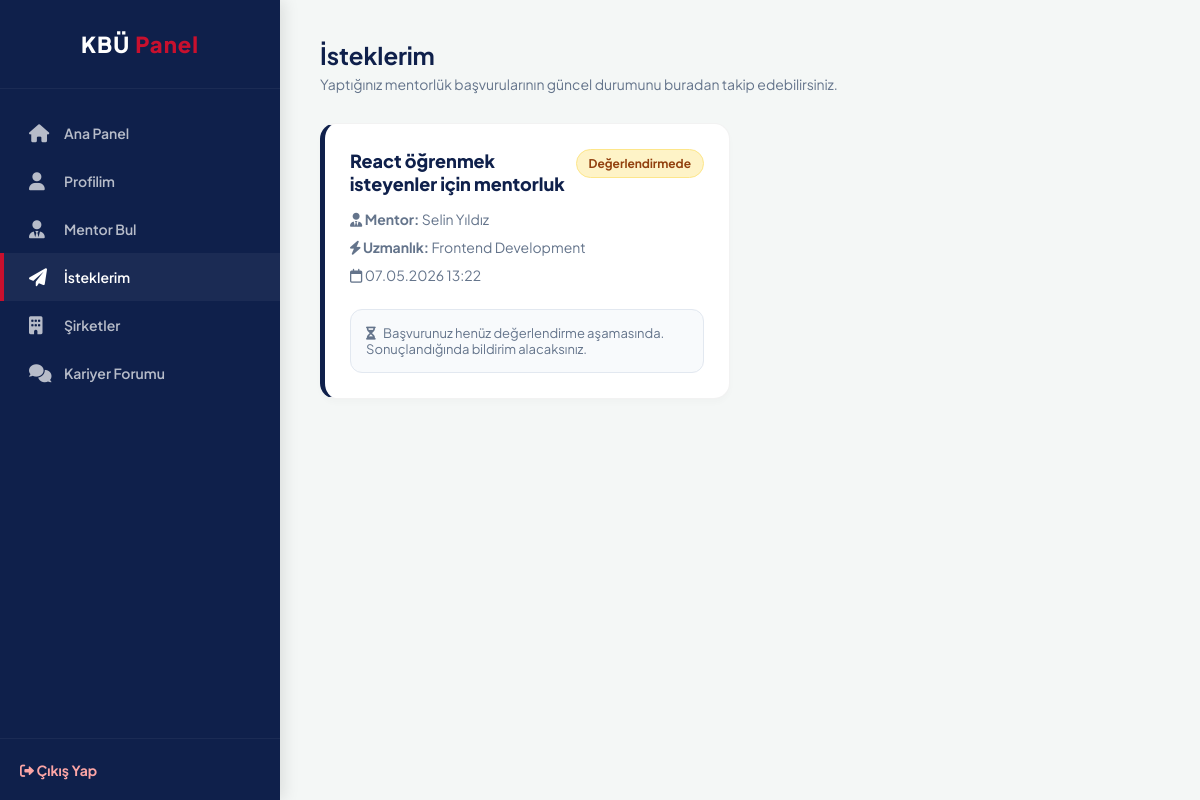
The app's page /kariyer_platformu/mentor/student_my_requests.php (signed in) with its own data.
### tables this page shows
CREATE TABLE mentor_applications (
    application_id INT PRIMARY KEY AUTO_INCREMENT,
    ads_id INT NOT NULL,
    student_id INT NOT NULL,
    message TEXT,
    status ENUM('Waiting', 'Approved', 'Rejected') DEFAULT 'Waiting',
    applied_at TIMESTAMP DEFAULT CURRENT_TIMESTAMP,
    FOREIGN KEY (ads_id) REFERENCES mentor_ads(ads_id) ON DELETE CASCADE,
    FOREIGN KEY (student_id) REFERENCES students(user_id) ON DELETE CASCADE
);

CREATE TABLE mentor_ads (
    ads_id INT PRIMARY KEY AUTO_INCREMENT,
    graduate_id INT NOT NULL,
    expertise VARCHAR(100) NOT NULL,
    title VARCHAR(255) NOT NULL,
    created_at TIMESTAMP DEFAULT CURRENT_TIMESTAMP,
    FOREIGN KEY (graduate_id) REFERENCES graduates(user_id) ON DELETE CASCADE
);

CREATE TABLE users (
    id INT PRIMARY KEY AUTO_INCREMENT,
    first_name VARCHAR(100) NOT NULL,
    last_name VARCHAR(100) NOT NULL,
    email VARCHAR(255) UNIQUE NOT NULL,
    password VARCHAR(255) NOT NULL,
    role ENUM('student', 'graduate', 'admin') NOT NULL,
    is_verified BOOLEAN DEFAULT FALSE,
    gender ENUM('male', 'female', 'other') NOT NULL,
    created_at TIMESTAMP DEFAULT CURRENT_TIMESTAMP
);

### kariyer_platformu/mentor/student_my_requests.php (the view, shortened to what this page needs)
<?php
require_once "../includes/db.php";
$student_id = $_SESSION['user_id'];
$sql = "
    SELECT
        ma.application_id,
        ma.status,
        ma.applied_at as applied_date,
        ads.title,
        ads.expertise,
        u.first_name as mentor_first_name,
        u.last_name as mentor_last_name,
        u.email as mentor_email
    FROM mentor_applications ma
    JOIN mentor_ads ads ON ma.ads_id = ads.ads_id
    JOIN graduates g ON ads.graduate_id = g.user_id
    JOIN users u ON g.user_id = u.id
    WHERE ma.student_id = $student_id
    ORDER BY ma.applied_at DESC
";
$result = mysqli_query($conn, $sql);
$requests = mysqli_fetch_all($result, MYSQLI_ASSOC);
$total_requests = count($requests);
?>
<!DOCTYPE html>
<html lang="tr">
<head>
    <link rel="stylesheet" href="https://cdnjs.cloudflare.com/ajax/libs/font-awesome/6.0.0/css/all.min.css">
    <link rel="stylesheet" href="../assets/css/main.css">
    <link rel="stylesheet" href="../assets/css/app.css">
    <link rel="stylesheet" href="../assets/css/mentor.css">
</head>
<body>
    <div class="app-container">
        <?php include '../includes/sidebar.php'; ?>
        <main class="main-content">
            <div class="page-header">
                <h1 class="page-title">İsteklerim</h1>
                <p class="page-subtitle">Yaptığınız mentorlük başvurularının güncel durumunu buradan takip edebilirsiniz.</p>
            </div>
            <div class="mentor-grid">
                <?php if ($total_requests === 0): ?>
                    <div class="empty-state" style="grid-column: 1 / -1;">
                        <i class="fa-solid fa-paper-plane"></i>
                        <p>Henüz hiçbir mentora başvuru yapmadınız.</p>
                        <a href="student_ads_list.php" class="btn-sm btn-action" style="margin-top: 15px;">Mentor Bul</a>
                    </div>
                <?php else: ?>
                    <?php foreach ($requests as $req): ?>
                        <?php
                            $current_status = trim(strtolower($req['status']));
                            $border_color = ($current_status === 'approved') ? '#10b981' : (($current_status === 'rejected') ? '#ef4444' : 'var(--kbu-lacivert)');
                        ?>
                        <div class="ad-card" style="border-left: 5px solid <?= $border_color ?>;">
                            <div style="display: flex; justify-content: space-between; align-items: flex-start; margin-bottom: 10px;">
                                <h3 class="ad-title" style="margin: 0;"><?= htmlspecialchars($req['title']) ?></h3>
                                <?php
                                    if($current_status === 'approved') {
                                        $bg = 'bg-approved'; $text = '<i class="fa-solid fa-check"></i> Kabul Edildi';
                                    } elseif($current_status === 'rejected') {
                                        $bg = 'bg-rejected'; $text = '<i class="fa-solid fa-xmark"></i> Reddedildi';
                                    } else {
                                        $bg = 'bg-waiting'; $text = 'Değerlendirmede';
                                    }
                                ?>
                                <span class="status-badge <?= $bg ?>"><?= $text ?></span>
                            </div>
                            <p class="ad-info"><i class="fa-solid fa-user-tie"></i> <strong>Mentor:</strong> <?= htmlspecialchars($req['mentor_first_name'] . ' ' . $req['mentor_last_name']) ?></p>
                            <p class="ad-info"><i class="fa-solid fa-bolt"></i> <strong>Uzmanlık:</strong> <?= htmlspecialchars($req['expertise']) ?></p>
                            <p class="ad-info"><i class="fa-regular fa-calendar"></i> <?= date('d.m.Y H:i', strtotime($req['applied_date'])) ?></p>
                            <div style="margin-top: 20px;">
                                <?php if ($current_status === 'approved'): ?>
                                    <div style="background: #f0fdf4; border: 1px solid #bbf7d0; border-radius: 12px; padding: 20px;">
                                        <h4 style="color: #166534; margin: 0 0 10px 0; font-size: 15px;">
                                            <i class="fa-solid fa-certificate" style="margin-right: 5px;"></i> Tebrikler! Başvurunuz kabul edildi.
                                        </h4>
                                        <p style="color: #15803d; font-size: 13px; margin: 0 0 15px 0;">
                                            Mentorunuzla iletişime geçerek kariyer yolculuğunuza başlayabilirsiniz.
                                        </p>
                                        <div style="background: white; padding: 12px 15px; border-radius: 8px; border: 1px solid #bbf7d0; display: inline-flex; align-items: center; gap: 10px;">
                                            <i class="fa-solid fa-envelope" style="color: #166534; font-size: 16px;"></i>
                                            <div>
                                                <span style="display: block; font-size: 11px; font-weight: 800; color: #166534; text-transform: uppercase; letter-spacing: 0.5px;">Mentor İletişim</span>
                                                <a href="mailto:<?= htmlspecialchars($req['mentor_email']) ?>" style="color: #15803d; font-weight: bold; text-decoration: none; font-size: 14px;">
                                                    <?= htmlspecialchars($req['mentor_email']) ?>
                                                </a>
                                            </div>
                                        </div>
                                    </div>
                                <?php else: ?>
                                    <div style="background: #f8fafc; border: 1px solid #e2e8f0; border-radius: 12px; padding: 15px;">
                                        <p style="color: #64748b; font-size: 13px; margin: 0;">
                                            <i class="fa-solid fa-hourglass-half" style="margin-right: 5px;"></i> Başvurunuz henüz değerlendirme aşamasında. Sonuçlandığında bildirim alacaksınız.
                                        </p>
                                    </div>
                                <?php endif; ?>
                            </div>
                        </div>
                    <?php endforeach; ?>
                <?php endif; ?>
            </div>
        </main>
    </div>
</body>
</html>

### kariyer_platformu/assets/css/main.css (style rules this page uses)
:root { --kbu-lacivert: #0F204B; --kbu-kirmizi: #C8102E; --kbu-beyaz: #FFFFFF; --bg-light: #F4F7F6; --text-dark: #1E293B; --text-muted: #64748B; --card-shadow: 0 10px 30px rgba(15, 32, 75, 0.08); --font-main: 'Plus Jakarta Sans', sans-serif; --transition: all 0.3s ease; }
* { margin: 0; padding: 0; box-sizing: border-box; }
body { font-family: var(--font-main); background-color: var(--bg-light); color: var(--text-dark); min-height: 100vh; }

### kariyer_platformu/assets/css/app.css (style rules this page uses)
.app-container { display: flex; min-height: 100vh; background-color: var(--bg-light); }
.main-content { flex: 1; margin-left: 280px; padding: 40px; }
.page-header { margin-bottom: 30px; }
.page-title { color: var(--kbu-lacivert); font-size: 24px; margin-bottom: 5px; }
.page-subtitle { color: var(--text-muted); font-size: 14px; }

### kariyer_platformu/assets/css/mentor.css (style rules this page uses)
.mentor-grid { display: grid; grid-template-columns: repeat(auto-fill, minmax(350px, 1fr)); gap: 20px; }
.ad-card { background: white; border-radius: 16px; padding: 25px; border: 1px solid rgba(0,0,0,0.05); border-left: 4px solid var(--kbu-lacivert); box-shadow: 0 4px 6px rgba(0,0,0,0.02); transition: all 0.3s ease; display: flex; flex-direction: column; }
.ad-title { font-size: 18px; color: var(--kbu-lacivert); font-weight: 800; margin: 0 0 10px 0; }
.ad-info { color: var(--text-muted); font-size: 14px; margin: 5px 0; }
.ad-info strong { color: var(--text-main); }
.status-badge { padding: 6px 12px; border-radius: 20px; font-size: 12px; font-weight: 700; display: inline-block; }
.bg-waiting { background: #fef3c7; color: #92400e; border: 1px solid #fde68a; }

### records on screen
mentor_applications: ads.title "React öğrenmek isteyenler için mentorluk", status "Değerlendirmede", users.first_name+last_name "Selin Yıldız", ads.expertise "Frontend Development", applied_at "07.05.2026 13:22", shows "Başvurunuz henüz değerlendirme aşamasında. Sonuçlandığında bildirim alacaksınız."
